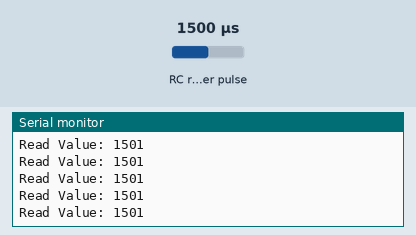
A sketch run on a simulated Arduino Uno, built with avr-gcc and run on an emulated ATmega328P. Shown: the last lines printed to the serial monitor. Wiring (inferred from the names in the program): RC receiver channel: data pin 3. The test bench sets the inputs (shaded band); at power-on: RC receiver pulse 1500 µs.

Above: at 1.2 s.
1.3 s: RC receiver pulse (sensor on pin 3) set to 1020 µs
At 1.35 s:
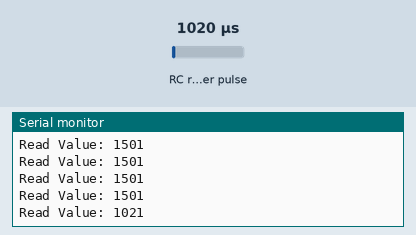
2.8 s: RC receiver pulse (sensor on pin 3) set to 1250 µs
At 2.85 s:
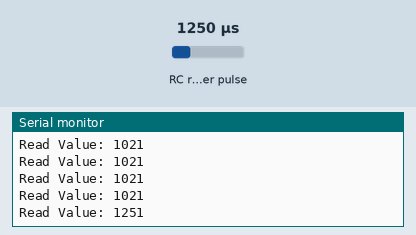
Timing chart, 0 to 5.8 s (numbered marks = the images above; inputs shaded):
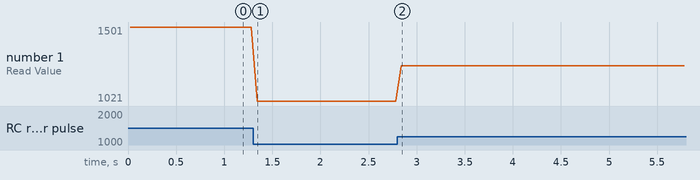

Measured:
- after the input at 1.3 s, the serial monitor: prints a new line at once (image 1)
- after the input at 2.8 s, the serial monitor: prints a new line at once (image 2)
- plotted number 1: 1501 → 1021 after the input at 1.3 s, 1021 → 1251 after the input at 2.8 s

The sketch:

PWM_Plotter.ino
```cpp
const int channel = 3;      // RX input
unsigned long pulseWidth;
void setup() {
  Serial.begin(9600);
  pinMode(channel, INPUT);
}

void loop() {
  pulseWidth = pulseIn(channel, HIGH, 25000);  // Timeout after 25ms
  Serial.print("Read Value: ");
  Serial.println(pulseWidth);

  delay(50);
}
```
